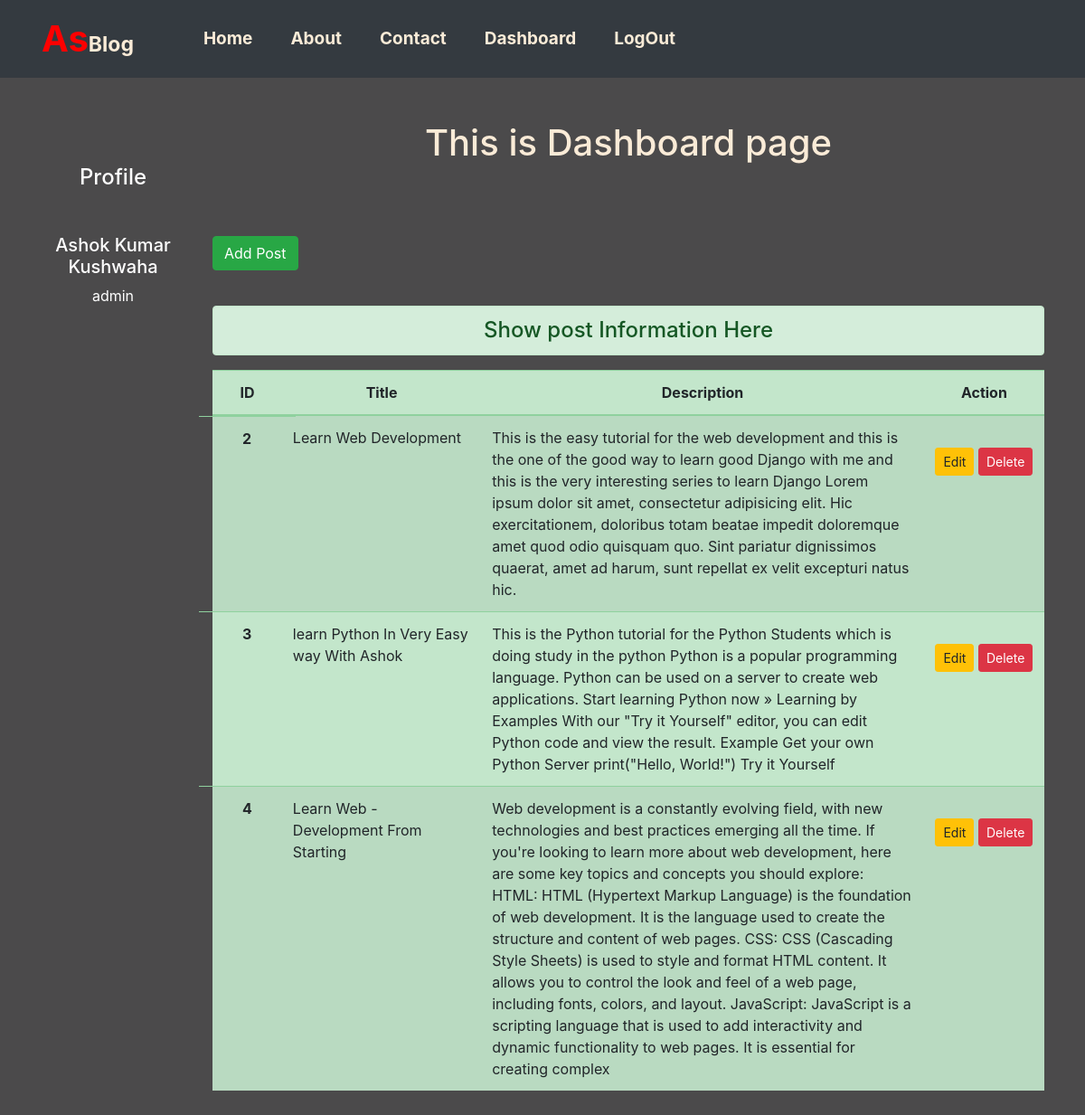
The page /dashboard/ (signed in) on the database its author committed.
### Miniblog/models.py (models this page shows)
class Post(models.Model):
    title = models.CharField(max_length=150)
    desc = models.TextField()

### Miniblog/views.py (the view)
# urls.py: path('dashboard/', views.dashboard, name='dashboard'),
def dashboard(request):
    if request.user.is_authenticated:
        posts = Post.objects.all()
        user = request.user
        full_name = user.get_full_name()
        group = user.groups.all()
        return render(request, 'Miniblog/dashboard.html', {'posts':posts,'full_name':full_name, 'groups':group})
    else:
        return redirect('/login/')

### Miniblog/templates/Miniblog/dashboard.html (shortened to what this page needs)
{% extends 'Miniblog/base.html' %}
{% load static %}
{% block side %}
<div class="col-sm-2 text-white my-5 text-center">
  <h4 class="my-5">Profile</h4>
  <h5>{{full_name}}</h5>
  {% for group in groups %}
    <p>{{group.name}}</p>
  {% endfor %}
</div>
{% endblock side %}
{% block content %}
<div class="col-sm-10">
  <h1 class='py-5 text-center'>This is Dashboard page</h1>
  <a href="{% url 'addpost' %}" class="btn btn-success">Add Post</a>
  <h4 class=" text-center alert alert-success mt-3" >Show post Information Here</h4>
  {% if posts %}
    <table class="table table-success table-striped mb-5">
      <thead class="">
        <tr class="text-center">
          <th class="col" style="width:3%">ID</th>
          <th class="col" style="width:25%">Title</th>
          <th class="col" style="width:57%">Description</th>
          <th class="col" style="width:15%">Action</th>
        </tr>
      </thead>
      <tbody>
        {% for post in posts %}
        <tr>
          <th class="row px-5">{{post.id}}</th>
          <td>{{post.title}}</td>
          <td>{{post.desc}}</td>
          <td class="text-center">
            <a href="{% url 'updatepost' post.id %}" class="btn btn-warning btn-sm">Edit</a>
            {% if perms.Miniblog.delete_post %}
              <form action="{% url 'deletepost' post.id %}" method="POST" class="d-inline">
                <input type="submit" value="Delete" class="btn btn-danger btn-sm">
              </form>
            {% endif %}
          </td>
        </tr>
        {% endfor %}
      </tbody>
    </table>
  {% else %}
  <h4 class="text-center alert alert-warning mt-5">No Record Found</h4>
  {% endif %}
</div>
{% endblock content %}

### Miniblog/templates/Miniblog/base.html (shortened to what this page needs)
<!DOCTYPE html>
{% load static %}
<html lang="en">
<head>
    <link rel="stylesheet" href="{% static 'Miniblog/css/bootstrap.css' %}">
    <link rel="stylesheet" href="{% static 'Miniblog/css/style.css' %}">
</head>
<body>
    <div class="container-fluid bg-dark">
        {% include "Miniblog/navbar.html" %}
    </div>
    <div class="container">
        <div class="row">
            {% block side %}
            {% endblock side %}
            {% block content %}
            {% endblock content %}
        </div>
    </div>
</body>
</html>

### Miniblog/templates/Miniblog/navbar.html (shortened to what this page needs)
<nav class="navbar navbar-expand-lg bg-body-tertiary">
    <div class="container-fluid">
      <a class="navbar-brand logo" href="#"> <span>As</span>Blog</a>
      <div class="collapse navbar-collapse" id="navbarNavAltMarkup">
        <div class="navbar-nav">
          <li class="nav-item">
            <a class="nav-link active" aria-current="page" href="/">Home</a>
          </li>
          <li class="nav-item">
            <a class="nav-link" href="{% url 'about' %}">About</a>
          </li>
          <li class="nav-item">
            <a class="nav-link" href="{% url 'contact' %}">Contact</a>
          </li>
          {% if request.user.is_authenticated %}
          <li class="nav-item">
            <a class="nav-link" href="{% url 'dashboard' %}">Dashboard</a>
          </li>
          <li class="nav-item">
            <a class="nav-link" href="{% url 'logout' %}">LogOut</a>
          </li>
          {% endif %}
        </div>
      </div>
    </div>
  </nav>

### Miniblog/static/Miniblog/css/style.css (style rules this page uses)
body { background-color: rgb(75,74,75); color: antiquewhite; }
.collapse { margin-left: 40px; }
.nav-link { color: antiquewhite; font-size: 19px; margin: 3px 13px; font-weight: bold; }
.logo { color: antiquewhite; font-size: 23px; font-weight: bold; }
.logo span { color: red; font-size: 40px; }
.btn { margin: 23px 0px; }

### rows shown on the page
Post: id "2", title "Learn Web Development", desc "This is the easy tutorial for the web development and this is the one of the good way to learn good Django with me and this is the very interesting series to learn Django Lorem ipsum dolor sit amet, consectetur adipisicing elit. Hic exercitationem, doloribus totam beatae impedit doloremque amet quod odio quisquam quo. Sint pariatur dignissimos quaerat, amet ad harum, sunt repellat ex velit excepturi natus hic."
Post: id "3", title "learn Python In Very Easy way With Ashok", desc "This is the Python tutorial for the Python Students which is doing study in the python Python is a popular programming language. Python can be used on a server to create web applications. Start learning Python now » Learning by Examples With our \"Try it Yourself\" editor, you can edit Python code and view the result. Example Get your own Python Server print(\"Hello, World!\") Try it Yourself"
Post: id "4", title "Learn Web - Development From Starting", desc "Web development is a constantly evolving field, with new technologies and best practices emerging all the time. If you're looking to learn more about web development, here are some key topics and concepts you should explore: HTML: HTML (Hypertext Markup Language) is the foundation of web development. It is the language used to create the structure and content of web pages. CSS: CSS (Cascading Style Sheets) is used to style and format HTML content. It allows you to control the look and feel of a web page, including fonts, colors, and layout. JavaScript: JavaScript is a scripting language that is used to add interactivity and dynamic functionality to web pages. It is essential for creating…"

### other values the page prints
{{ full_name }} "Ashok Kumar Kushwaha"
{{ group.name }} "admin"
